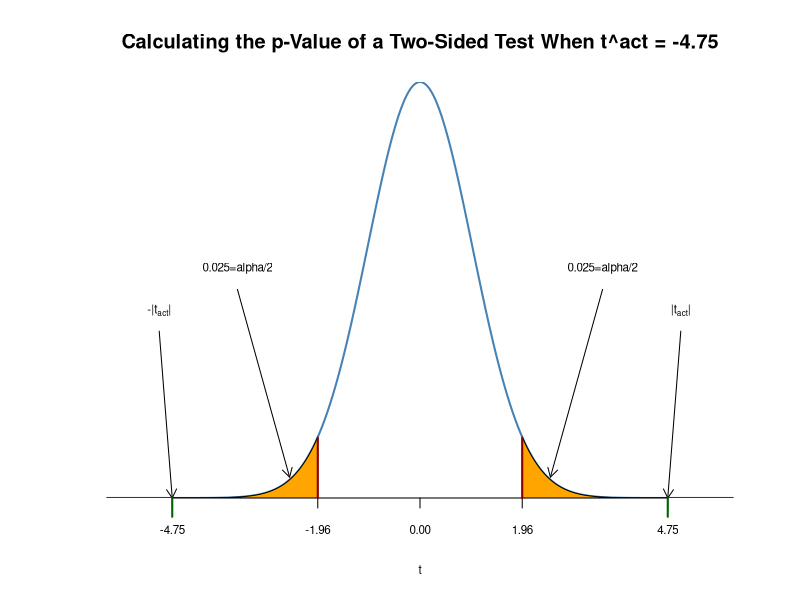
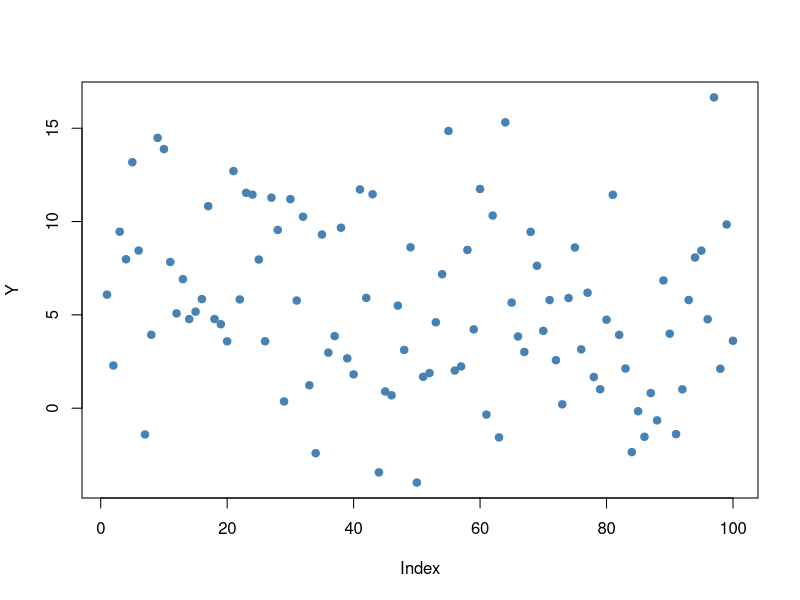
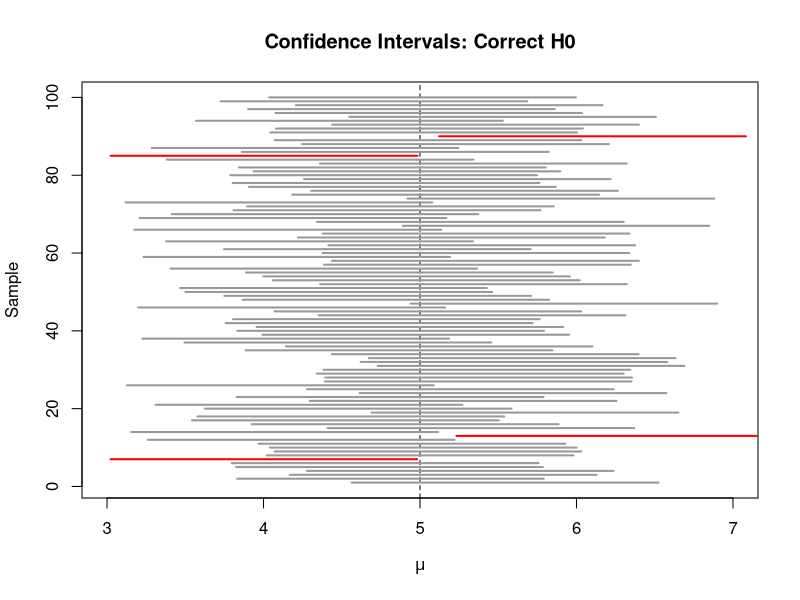
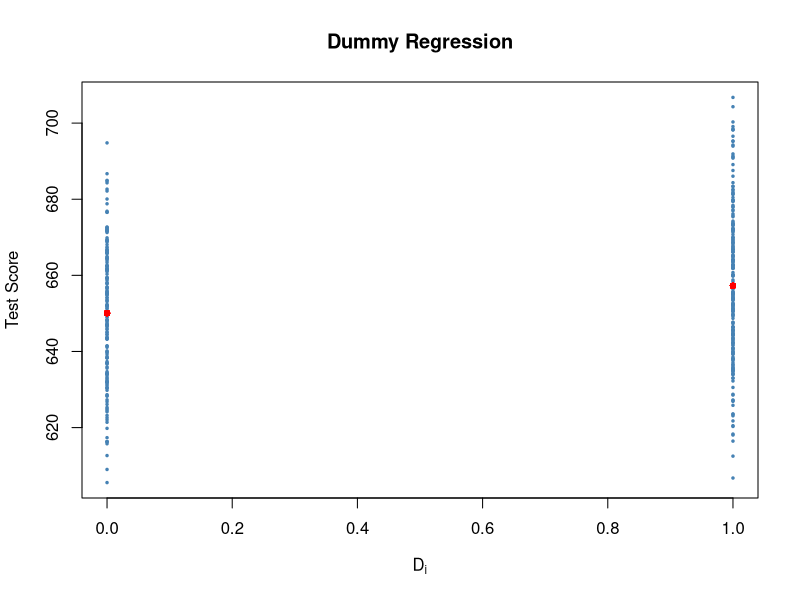
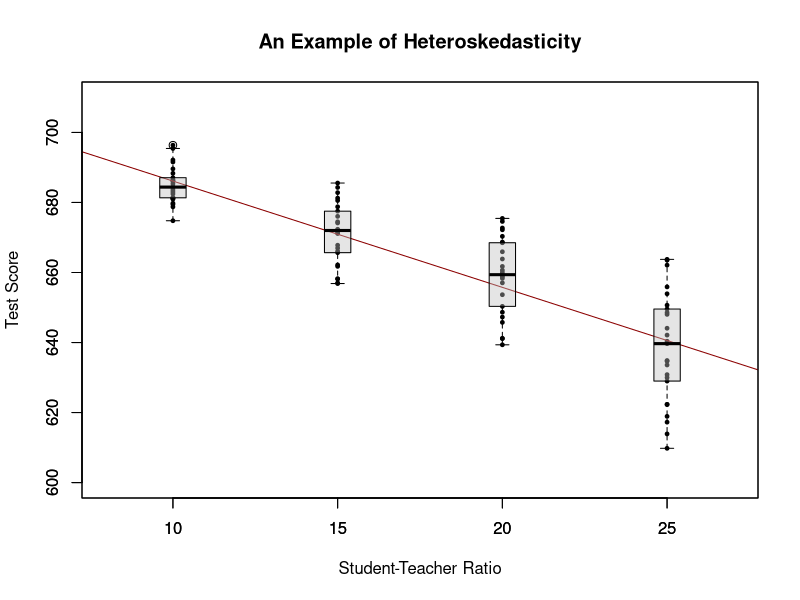
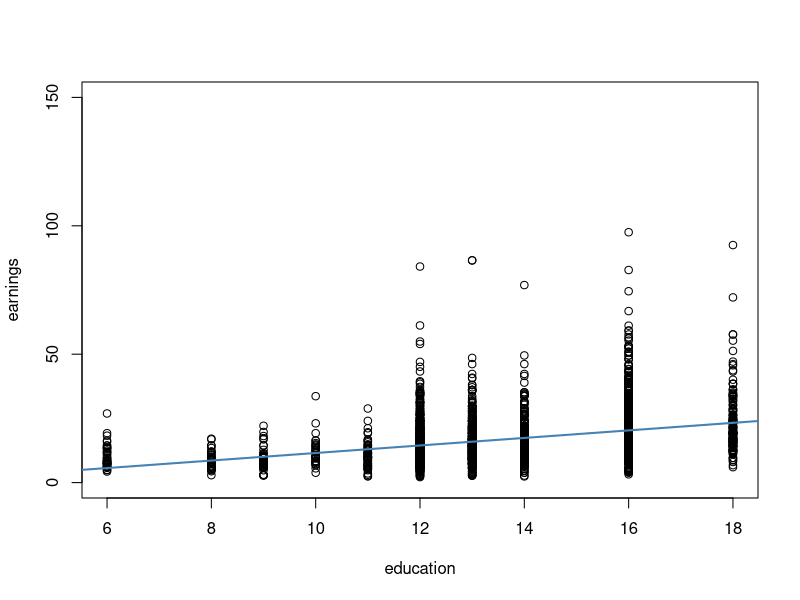
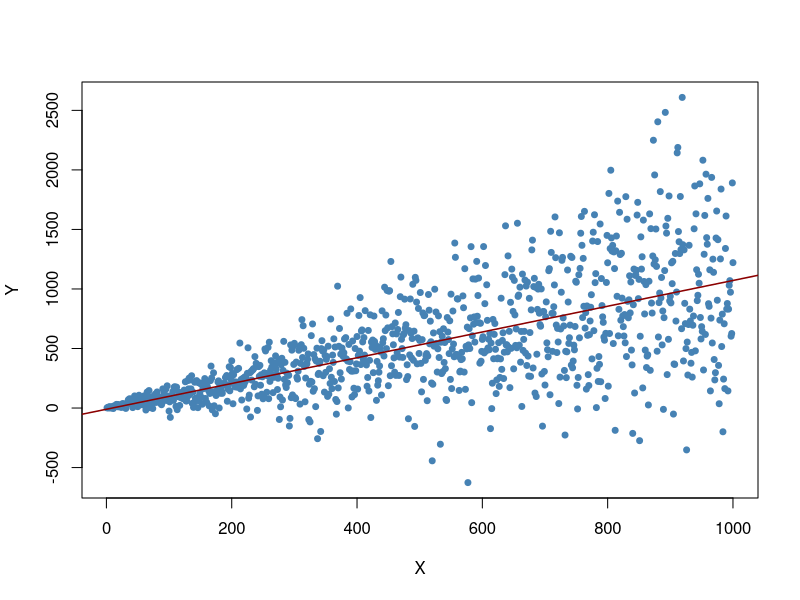
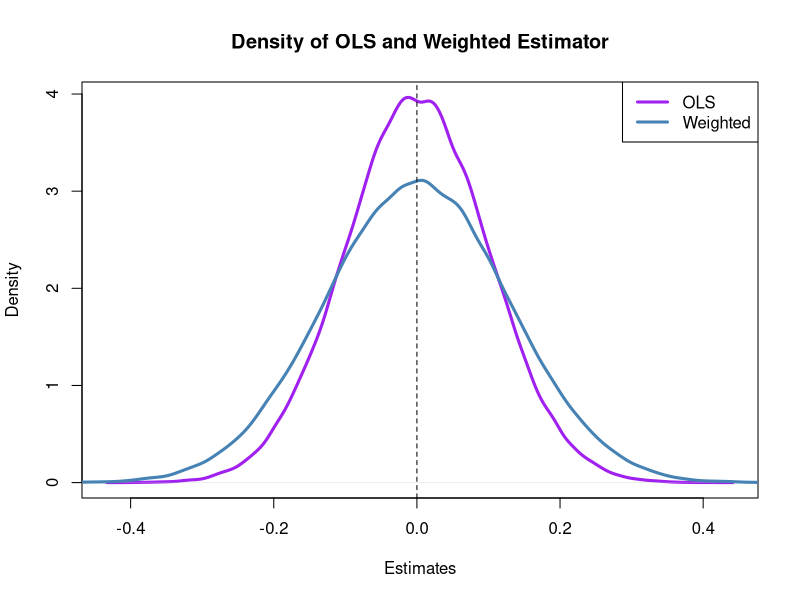

Source code (R) for these figures, in order:
## ---- chunk 1
library(AER)
data(CASchools)
CASchools$STR     <- CASchools$students/CASchools$teachers     # class size
CASchools$score    <- (CASchools$read + CASchools$math)/2       # average test-score
linear_model <- lm(score ~ STR, data = CASchools)              # estimate the model
# print the summary of coefficients to the console
summary(linear_model)$coefficients
## ---- chunk 2
# determine degrees of freedom
linear_model$df.residual
## ---- chunk 3
2 * pt(-4.751327, df = 418)
## ---- chunk 4
2 * pnorm(-4.751327)
## ---- chunk 5
# Plot the standard normal on the domain [-6,6]
t <- seq(-6,6,0.01)

plot(x = t, 
     y = dnorm(t, 0, 1), 
     type = "l", 
     col = "steelblue", 
     lwd = 2, 
     yaxs = "i", 
     axes = F, 
     ylab = "", 
     main = "Calculating the p-Value of a Two-Sided Test When t^act = -4.75", 
     cex.lab = 0.7
     )

tact <- -4.75

axis(1, at = c(0,-1.96,1.96,-tact,tact), cex.axis=0.7)

# Shade the critical regions using polygon()

## critical region in left tail
polygon(x = c(-6, seq(-6,-1.96,0.01),-1.96),
        y = c(0, dnorm(seq(-6,-1.96,0.01)),0), 
        col = 'orange'
        )

## critical region in right tail

polygon(x = c(1.96, seq(1.96, 6, 0.01), 6),
        y = c(0, dnorm(seq(1.96, 6, 0.01)), 0), 
        col = 'orange'
        )

# Add arrows and texts indicating critical regions and the p-value
arrows(-3.5, 0.2, -2.5, 0.02, length = 0.1)
arrows(3.5, 0.2, 2.5, 0.02, length = 0.1)

arrows(-5, 0.16, -4.75, 0, length = 0.1)
arrows(5, 0.16, 4.75, 0, length = 0.1)

text(-3.5,0.22, labels = paste("0.025=",expression(alpha),"/2",sep = ""), cex = 0.7)
text(3.5,0.22, labels = paste("0.025=",expression(alpha),"/2",sep = ""), cex = 0.7)

text(-5,0.18, labels = expression(paste("-|",t[act],"|")), cex = 0.7)
text(5,0.18, labels = expression(paste("|",t[act],"|")), cex = 0.7)

# Add ticks indicating critical values at the 0.05-level, t^act and -t^act 
rug(c(-1.96,1.96), ticksize  = 0.145, lwd = 2, col = "darkred")
rug(c(-tact,tact), ticksize  = -0.0451, lwd = 2, col = "darkgreen")

## ---- chunk 6
# set random seed for reproducibility
set.seed(4)

# generate and plot the sample data
Y <- rnorm(n = 100, 
           mean = 5, 
           sd =5
           )

plot(Y, 
     pch=19, 
     col = "steelblue"
     )
## ---- chunk 7
cbind(
  CIlower = mean(Y) - 1.96 * 5/10, 
  CIupper = mean(Y) + 1.96 * 5/10 
)
## ---- chunk 8
# set random seed
set.seed(1)

# initialize vectors of lower and upper interval boundaries
lower <- numeric(10000)
upper <- numeric(10000)

# loop sampling / estimation / CI
for(i in 1:10000) {
  Y <- rnorm(100, mean = 5, sd =5)
  lower[i] <- mean(Y) - 1.96 * 5/10
  upper[i] <- mean(Y) + 1.96 * 5/10
}

# join vectors of interval boundaries
CIs <- cbind(lower, upper)
## ---- chunk 9
sum(CIs[,1] <= 5 & 5 <= CIs[,2])/10000
## ---- chunk 10
# identify intervals not covering mu
# (4 intervals out of 100)
ID <- which(!(CIs[1:100,1] <= 5 & 5 <= CIs[1:100,2]))

# initialize the plot
plot(0, 
     xlim = c(3,7), 
     ylim = c(1,100), 
     ylab = "Sample", 
     xlab = expression(mu), 
     main = "Confidence Intervals: Correct H0")

# setup color vector
colors <- rep(gray(0.6), 100)
colors[ID] <- "red"

# draw reference line at mu=5
abline(v=5, lty=2)

# add horizontal bars representing the CIs
for(j in 1:100) {
  lines(c(CIs[j,1], CIs[j,2]), 
        c(j,j), 
        col = colors[j], 
        lwd=2)
}
## ---- chunk 11
confint(object = linear_model)
## ---- chunk 12
# Create the dummy variable as defined above
for (i in 1:nrow(CASchools)) {
  if (CASchools$STR[i] < 20) { 
    CASchools$D[i] <- 1
    } else {
      CASchools$D[i] <- 0
    }
  }
dummy_model <- lm(score ~ D, data = CASchools)
# Plot the data
plot(CASchools$D, CASchools$score, 
     pch=20, cex=0.5 ,col="Steelblue",
     xlab=expression(D[i]), ylab="Test Score",
     main = "Dummy Regression"
     )
points(CASchools$D, predict(dummy_model), col="red", pch=20)
## ---- chunk 13
# estimate the dummy regression model
dummy_model <- lm(score ~ D, data = CASchools)
summary(dummy_model)
## ---- chunk 14
# confidence intervals for coefficients in the dummy regression
confint(dummy_model)
## ---- chunk 15
# load scales package for custom color opacities
library(scales)

# Genrate some heteroskedastic data
set.seed(123) 
x <- rep(c(10,15,20,25),each=25)
e <- rnorm(100, sd=12)                
i <- order(runif(100, max=dnorm(e, sd=12))) 
y <- 720 - 3.3 * x + e[rev(i)]

# Estimate the model 
mod <- lm(y ~ x)

# Plot the data
plot(x=x, 
     y=y, 
     main="An Example of Heteroskedasticity",
     xlab = "Student-Teacher Ratio",
     ylab = "Test Score",
     cex = 0.5, 
     pch = 19, 
     xlim = c(8,27), 
     ylim = c(600,710)
     )

# Add the regression line to the plot
abline(mod, col="darkred")

# Add boxplots to the plot
boxplot(y ~ x, 
        add = TRUE, 
        at = c(10,15,20,25), 
        col = alpha("gray", 0.4), 
        border = "black"
        )
## ---- chunk 16
# load package and attach data
library(AER)
data("CPSSWEducation")
attach(CPSSWEducation)

# get an overview
summary(CPSSWEducation)

# estimate a simple regression model
labor_model <- lm(earnings ~ education)

# plot observations and add the regression line
plot(education, 
     earnings, 
     ylim = c(0,150)
     )

abline(labor_model, col="steelblue", lwd=2)
## ---- chunk 17
labor_model
## ---- chunk 18
confint(labor_model)
## ---- chunk 19
# Store model summary in 'mod'
model <- summary(linear_model)

# Extract the standard error of the regression from model summary
SER <- model$sigma

# Compute the variation in 'size'
V <- (nrow(CASchools)-1) * var(CASchools$STR)

# Compute the standard error of the slope parameter's estimator and print it
SE.beta_1.hat <- sqrt(SER^2/V)
SE.beta_1.hat

# Use logical operators to see if the value computed by hand matches the one provided # in mod$coefficients. Round estimates to four decimal places

round(model$coefficients[2,2], 4) == round(SE.beta_1.hat, 4)

## ---- chunk 20
# load the sandwich package
library(sandwich)

# compute robust standard error estimates
vcov <- vcovHC(linear_model, type = "HC0")
vcov
## ---- chunk 21
# compute the square root of the diagonal elements in vcov
robust_se <- sqrt(diag(vcov))
robust_se
## ---- chunk 22
# We invoke the function `coeftest()` on our model
coeftest(linear_model, vcov. = vcov)
## ---- chunk 23
# set random seed
set.seed(21)

# generate heteroskedastic data 
X <- 1:1000
Y <- rnorm(n = 1000, mean = X, sd = 0.6*X)

# estimate a simple regression model
reg <- lm(Y ~ X)
## ---- chunk 24
# plot the data
plot(X, Y, pch = 19, col="steelblue", cex = 0.8)

# add the regression line to the plot
abline(reg, col = "darkred", lwd = 1.5)
## ---- chunk 25
# test using default standard error
linearHypothesis(reg, hypothesis.matrix = "X = 1")$'Pr(>F)'[2] < 0.05

# test using robust standard error
linearHypothesis(reg, hypothesis.matrix = "X = 1", white.adjust = "hc0")$'Pr(>F)'[2] < 0.05
## ---- chunk 26
# initialize vectors t and t.rob
t <- numeric(10000)
t.rob <- numeric(10000)

# loop sampling and estimation
for (i in 1:10000) {
  
  # sample data
  X <- 1:1000
  Y <- rnorm(n = 1000, mean = X, sd = 0.6*X)

  # estimate regression model
  reg <- lm(Y ~ X)

  # homoskedasdicity-only significance test
  t[i] <- linearHypothesis(reg, "X = 1")$'Pr(>F)'[2] < 0.05

  # robust significance test
  t.rob[i] <- linearHypothesis(reg, "X = 1", white.adjust = "hc0")$'Pr(>F)'[2] < 0.05

}

# compute fraction of rejections
cbind(t = sum(t), t.rob = sum(t.rob)) / 10000
## ---- chunk 27
# Set sample size and number of repititions
n <- 100      
reps <- 1e5

# Choose epsilon and create a vector of weights as defined above
epsilon <- 0.8
w <- c(rep((1+epsilon)/n,n/2), 
       rep((1-epsilon)/n,n/2) 
      )

# Draw a random sample y_1,...,y_n from the standard normal distribution, 
# use both estimators 1e5 times and store the result in thr vectors ols and 
# weightedestimator

ols <- rep(NA, reps)
weightedestimator <- rep(NA, reps)

for (i in 1:reps) {
  y <- rnorm(n)
  ols[i] <- mean(y)
  weightedestimator[i] <- crossprod(w,y)
}

# Plot kernel density estimates of the estimators' distributions 

# OLS
plot(density(ols), 
     col = "purple", 
     lwd = 3, 
     main = "Density of OLS and Weighted Estimator",
     xlab = "Estimates"
     )

# Weighted
lines(density(weightedestimator), 
      col = "steelblue", 
      lwd = 3
      ) 

# Add a dashed line at 0 and a legend to the plot
abline(v = 0, lty = 2)
legend('topright', 
       c("OLS","Weighted"), 
       col = c("purple","steelblue"), 
       lwd = 3
       )
## ---- chunk 28
# initialize vectors
beta_0 <- numeric(10000)
beta_1 <- numeric(10000)

# loop sampling / estimation / t statistics
for (i in 1:10000) {

  X <- runif(20,0,20)
  Y <- rnorm(n = 20, mean = X)
  reg <- summary(lm(Y ~ X))
  beta_0[i] <- (reg$coefficients[1,1] - 0)/(reg$coefficients[1,2])
  beta_1[i] <- (reg$coefficients[2,1] - 1)/(reg$coefficients[2,2])

}

# plot distributions and compare with t_18 density function
par(mfrow = c(1,2))

# plot simulated density of beta_0
plot(density(beta_0), 
     lwd= 2 , 
     main = expression(widehat(beta)[0]), 
     xlim = c(-4, 4)
    )

# add t_18 density to the plot
curve(dt(x, df = 18), 
      add = T, 
      col = "red", 
      lwd = 2, 
      lty = 2
      )

# plot simulated density of beta_1
plot(density(beta_1), 
     lwd = 2, 
     main = expression(widehat(beta)[1]), xlim=c(-4,4)
     )

# add t_18 density to the plot
curve(dt(x, df = 18), 
      add = T, 
      col = "red", 
      lwd = 2, 
      lty = 2
      ) 
